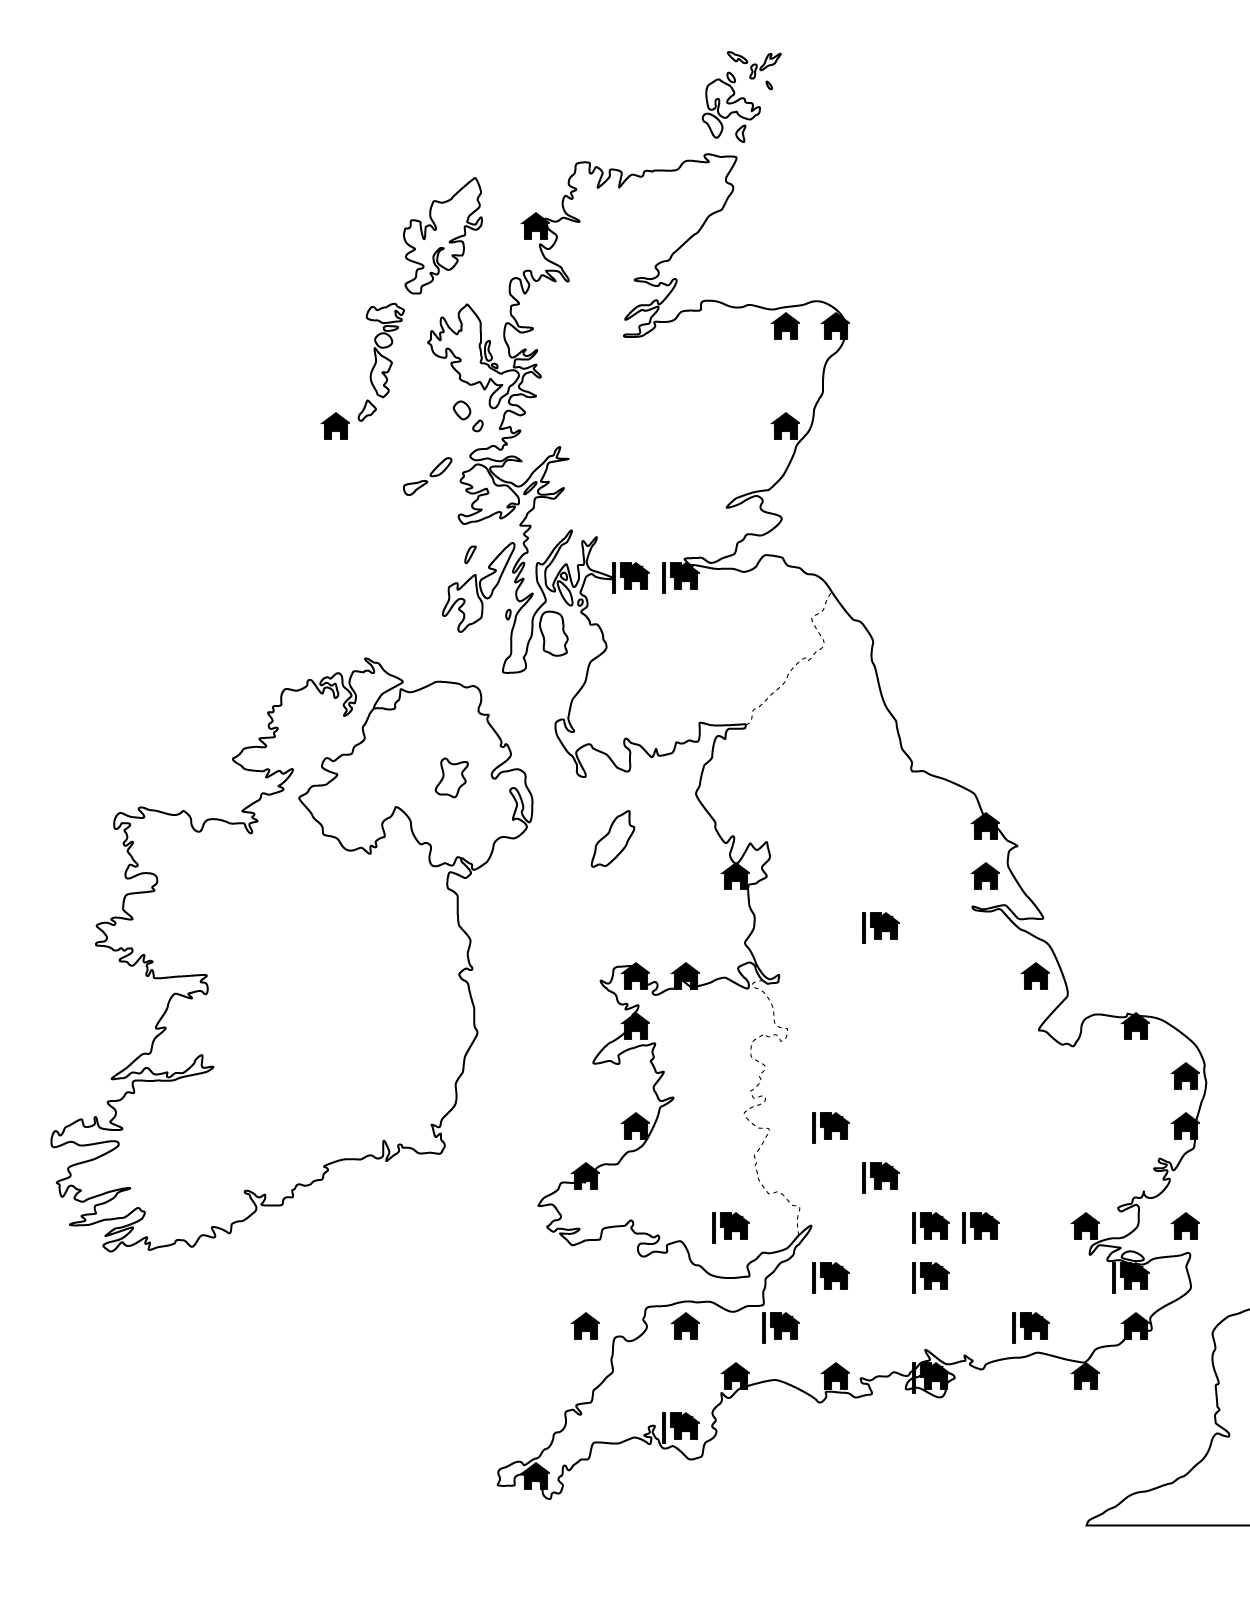

A 2D game scene composited from a Tiled map and its tileset images. What follows is a short description and the map's XML, with each tile layer's data collapsed to a summary:
An orthogonal 25x32 tile map with 50x50 px tiles, 2 tile layers (Locations, Events), 1 image layer.

<map version="1.0" orientation="orthogonal" width="25" height="32" tilewidth="50" tileheight="50">
 <tileset firstgid="1" name="mapIcons" tilewidth="50" tileheight="50">
  <image source="../img/sprites/map.png" width="164" height="56" />
 </tileset>
 <imagelayer name="background" width="25" height="32">
  <image source="../img/uk_blank_map.gif" />
 </imagelayer>
 <layer name="Locations" width="25" height="32">
  <data>[800 cells, 41 non-empty, 1 distinct tile ids]</data>
 </layer>
 <layer name="Events" width="25" height="32">
  <data>[800 cells, 15 non-empty, 1 distinct tile ids]</data>
 </layer>
</map>